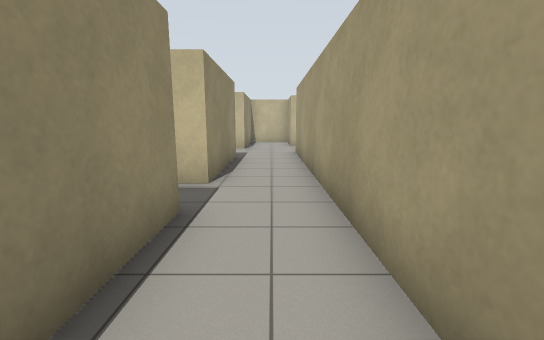
[1] (above)

22 first-person views from a walk through a world built for the Gazebo simulator. The camera is 1.2 m above the floor, tilts 10° down and sees 90° across. The floor is counted in squares, 1 m on a side. Each view is taken from the middle of a square. On the plan, view 1 faces up. The plan holds only what a view shows up to about 12 squares ahead; the rest is blank. The robots in the file are not drawn.

[2]
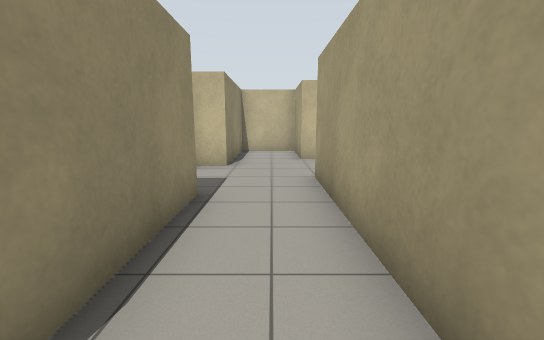

[3]
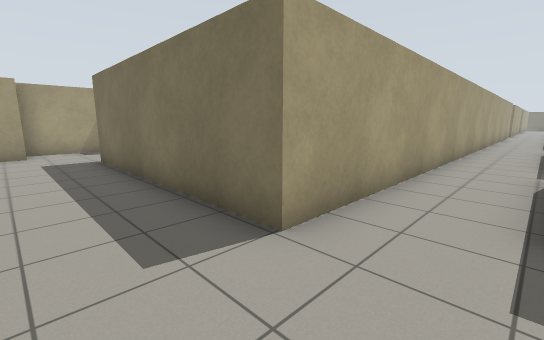

[4]
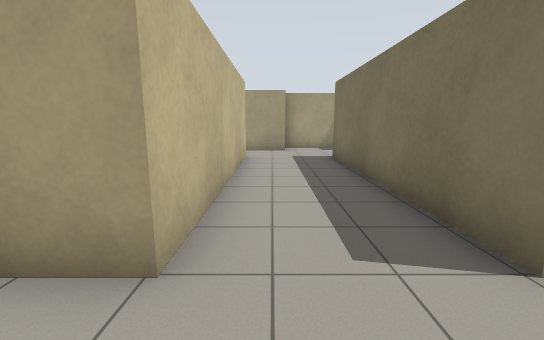

[5]
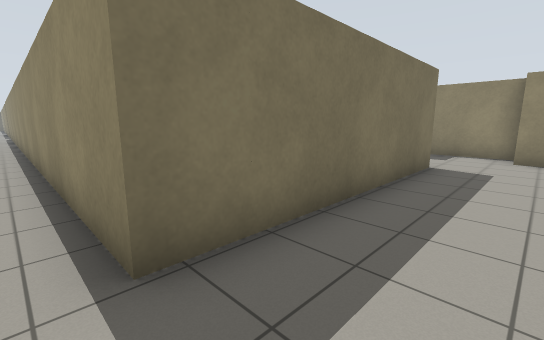

[6]
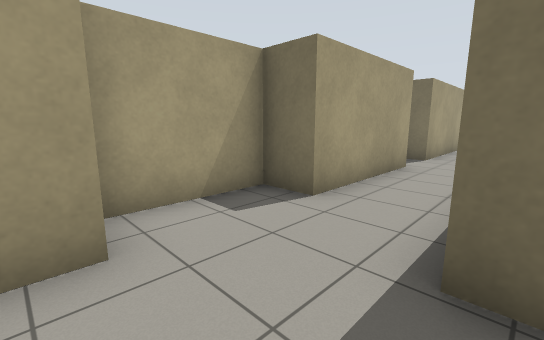

[7]
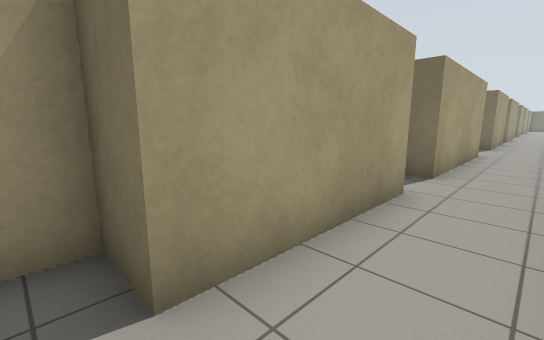

[8]
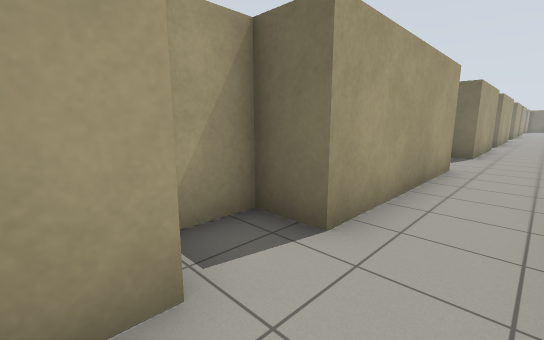

[9]
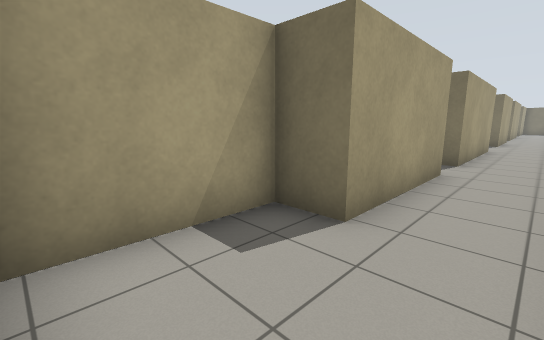

[10]
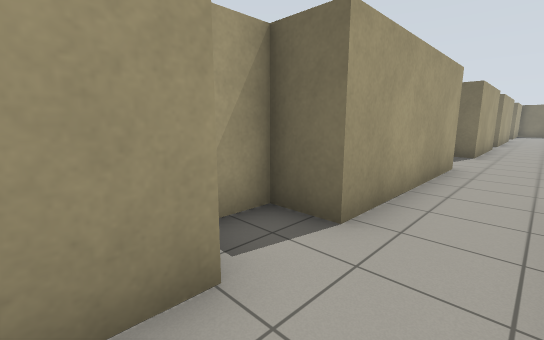

[11]
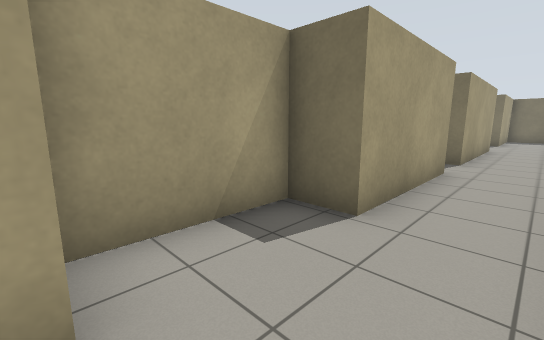

[12]
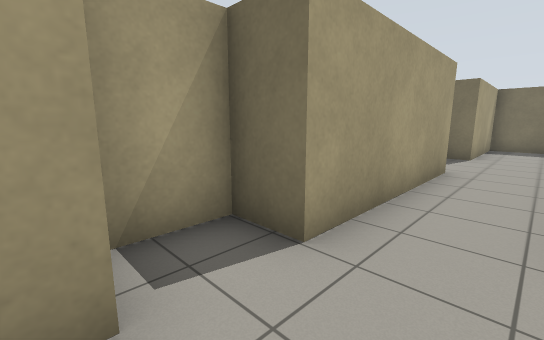

[13]
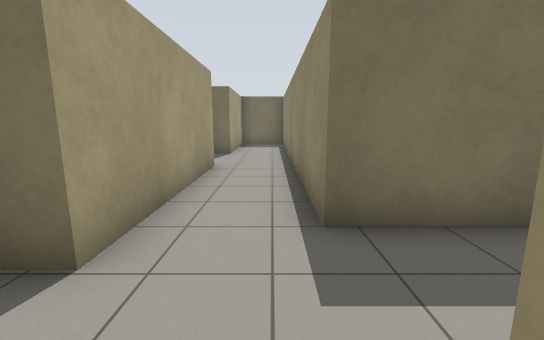

[14]
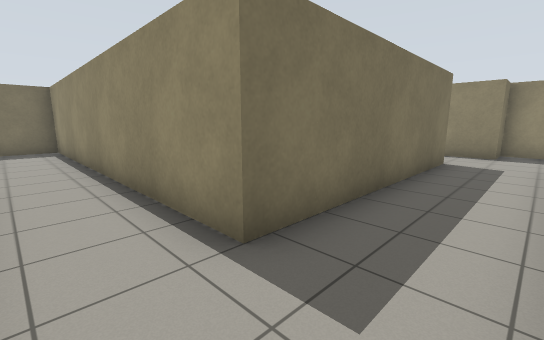

[15]
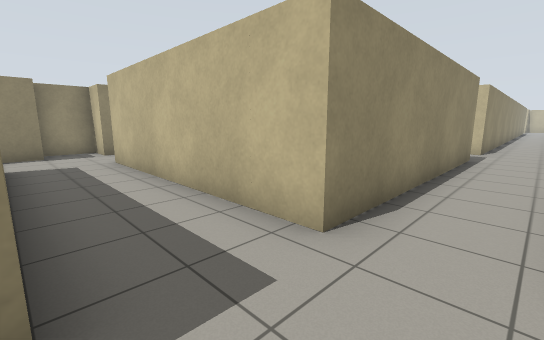

[16]
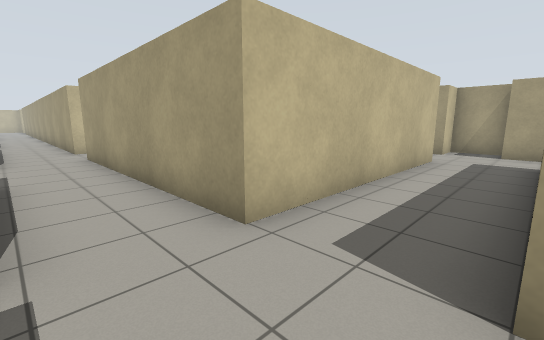

[17]
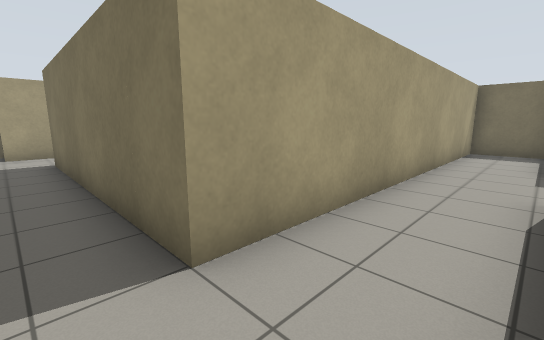

[18]
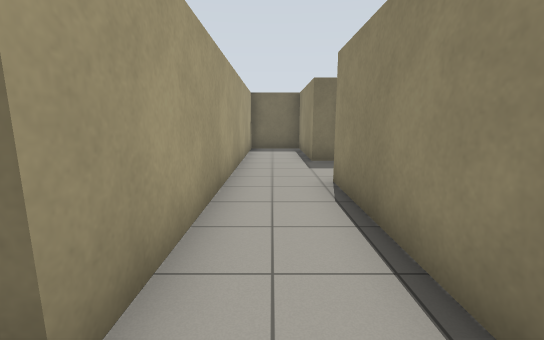

[19]
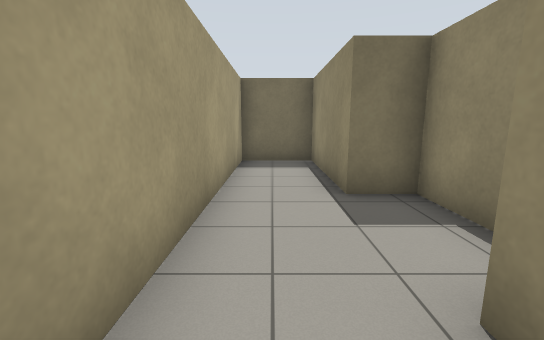

[20]
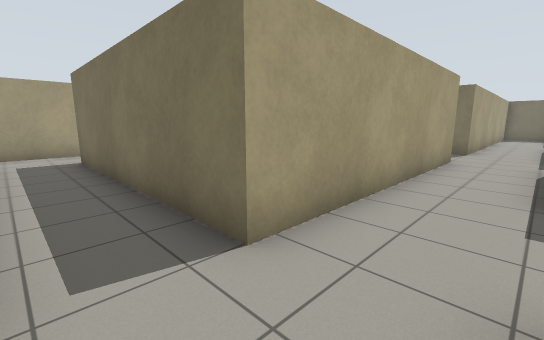

[21]
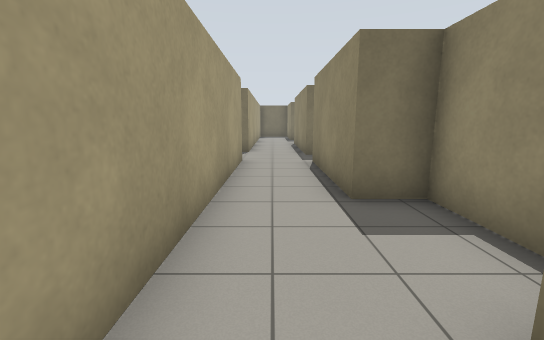

[22]
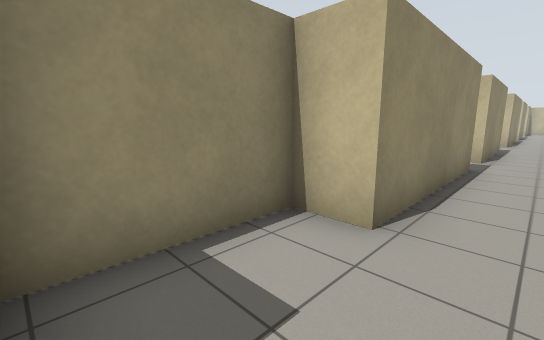

### Floor plan
Points are (right, up) in squares from view 1. A wall is a line through its corners. A room is listed if a view was taken in it or the views show most of it. See-through windows are left out.
Room 1 (views 1, 2, 3, 4, 5, 6, 7, 8, 9, 10, 11, 12, 13, 14, 15, 16, 17, 18, 19, 20, 21, 22)
walls: (1.4, -13.6) (0.9, -13.6) (0.9, -10.6); (0.9, -15.6) (8.4, -15.6) (8.4, -23.6) (0.9, -23.6) (0.9, -15.6); (8.4, -10.2) (8.4, -13.6) (8, -13.6); (-1.3, -10.8) (-1.3, -16.2) (-2.5, -16.2) (-2.5, -19.2) (-1.3, -19.2) (-1.3, -23.4) (-2.5, -23.4) (-2.5, -25.1) (-1.3, -25.1) (-1.3, -30.5); (10.6, -16.2) (10.6, -10.8) (11.8, -10.8) (11.8, -9.8); (10.6, -9.1) (10.6, -4.9) (11.8, -4.9) (11.8, -1.9); (-1.3, -4.8) (-1.3, -9) (-1.6, -9); (0.9, -2.4) (0.9, 10.9) (8.4, 10.9) (8.4, -3.6); (10.6, -1.9) (10.6, 3.5) (11.8, 3.5) (11.8, 4.8); (10.6, -30.5) (10.6, -25.1) (11.8, -25.1) (11.8, -23.4) (10.6, -23.4) (10.6, -19.2) (11.8, -19.2) (11.8, -16.2); (-1.3, 3.6) (-1.3, 1); (-2.5, -31.8) (-2.5, -33.5) (-1.3, -33.5) (-1.3, -37.6) (0.9, -37.6) (0.9, -26) (8.4, -26) (8.4, -37.6) (10.6, -37.6) (10.6, -33.5) (11.2, -33.5); (10.6, 5.1) (10.6, 9.4) (11.8, 9.4) (11.8, 12.5); (-1.3, 9.5) (-1.3, 5.2) (-1.9, 5.2); (10.6, 12.4) (10.6, 14.1); (-2.5, 12.5) (-2.5, 10); (8.5, 13.9) (0.9, 13.9) (0.9, 16.4) (-1.3, 16.4) (-1.3, 12.4) (-2.1, 12.4)

Where each view was taken, in squares from view 1:
view 1: 0 up, 0 right, facing up
view 2: 5 up, 0 right, facing up
view 3: 13 up, 1 left, facing down-right
view 4: 13 up, 1 left, facing right
view 5: 13 up, 9 right, facing down-left
view 6: 13 up, 8 right, facing down-right
view 7: 10 up, 9 right, facing down-right
view 8: 6 up, 9 right, facing down-right
view 9: 2 down, 9 right, facing down-right
view 10: 8 down, 9 right, facing down-right
view 11: 16 down, 9 right, facing down-right
view 12: 23 down, 9 right, facing down-right
view 13: 23 down, 9 right, facing down
view 14: 24 down, 10 right, facing down-left
view 15: 26 down, 10 right, facing up-left
view 16: 26 down, 1 left, facing up-right
view 17: 25 down, 1 left, facing down-right
view 18: 25 down, 0 right, facing down
view 19: 29 down, 0 right, facing down
view 20: 14 down, 1 left, facing down-right
view 21: 15 down, 0 right, facing down
view 22: 19 down, 0 right, facing up-left
